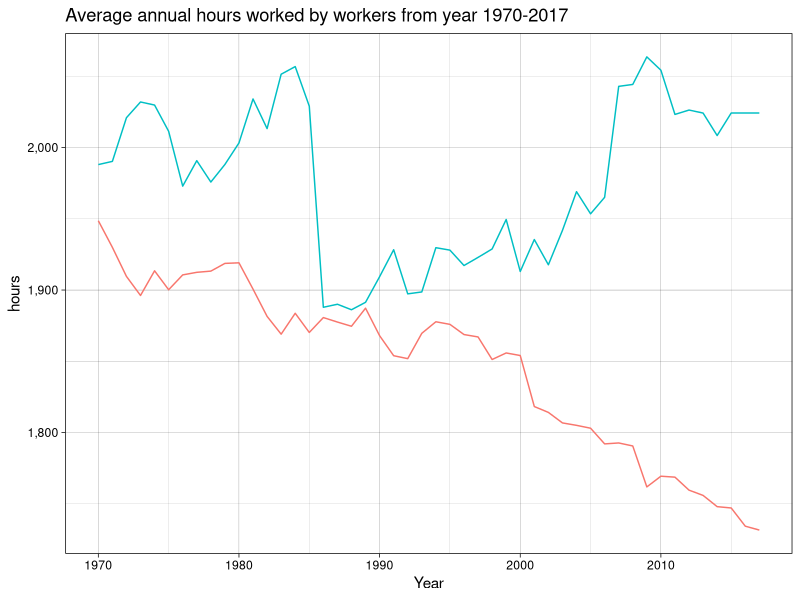
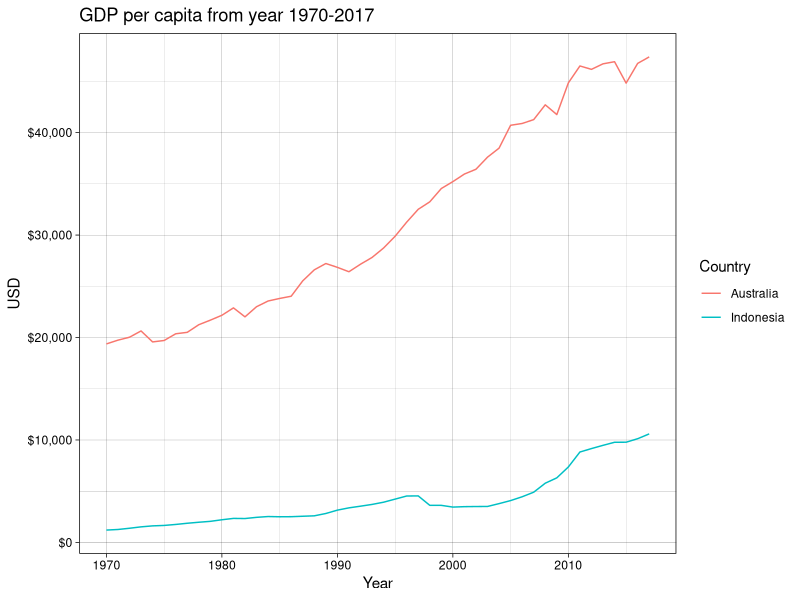

The R source for these figures, in order:
## ---- chunk 1
# Libraries
library(tidyverse)
library(readr)
library(kableExtra)
library(bookdown)
library(scales)
## ---- chunk 2
Analysis_Data <- read_csv(here::here("Data/Assignment_data.csv"))
## ---- chunk 3
au_idn <- Analysis_Data %>%
  rename(Country = "Entity", 
         avh = "Average annual hours worked by persons engaged (avh) (PWT 9.1 (2019))",
         gdp = "Output-side real GDP per capita (gdppc_o) (PWT 9.1 (2019))") %>%
  select(Country, Year, avh, gdp) %>%
  filter(Country %in% c("Australia", "Indonesia"), 
         Year >=1970 & Year <=2017)
## ---- chunk 4
au_idn %>% 
  ggplot(aes(x = Year, 
             y = avh, 
             color = Country)) +
  geom_line(show.legend = FALSE) +
    labs(x = "Year",
         y = "hours",
         title = "Average annual hours worked by workers from year 1970-2017") +
  scale_y_continuous(labels = label_number(big.mark = ",")) +
  theme_linedraw() 
  
## ---- chunk 5
au_idn %>% 
  ggplot(aes(x = Year, 
             y = gdp, 
             color = Country)) +
  geom_line()+
    labs(x = "Year",
         y = "USD",
         title = "GDP per capita from year 1970-2017",
         ) +
  scale_y_continuous(labels = label_number(prefix="$", big.mark = ",")) +
  theme_linedraw() 
  
## ---- chunk 6
au_idn %>% 
    group_by(Country) %>%
    summarise(avg_avh = mean(avh),
              avg_gdp = mean(gdp)) %>%
  kable(col.names = c("Country", 
                      "Average of the Average Annual Working Hours (hours)", 
                      "Average of GDP per capita (USD)"), 
        digits = 2,
        align = "lcr",
        caption = "The Comparation of Average Annual Working Hours and GDP between Australia and Indonesia") %>%
  kable_styling(full_width = F, 
                bootstrap_options = c("striped", "hover", "condensed"))
## ---- chunk 7
